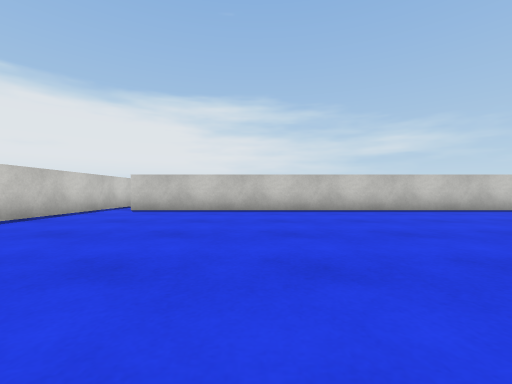
[1] (above)

23 first-person views from a walk through a Unity game level. The camera is 0.51 m above the floor, looks level and sees 90° across. The floor is counted in squares, 1 m on a side. Each view is taken from the middle of a square. On the plan, view 1 faces up. The plan holds only what a view shows up to about 9 squares ahead; the rest is blank. The place goes on beyond the plan. The player is left out. Surface patterns are stand-ins for the level's own textures.

[2]
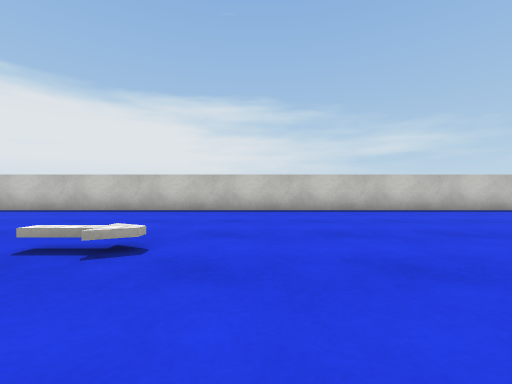

[3]
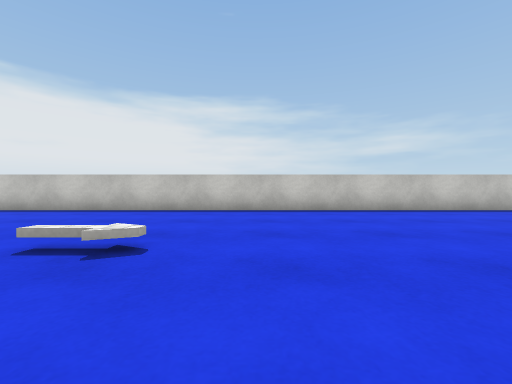

[4]
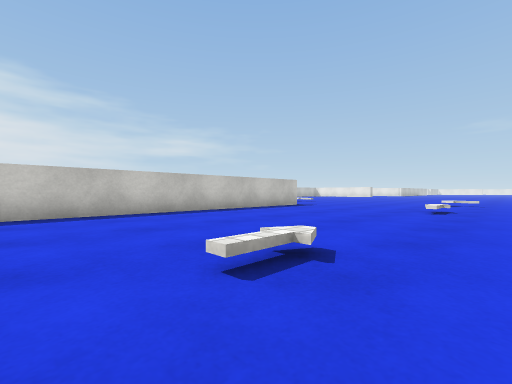

[5]
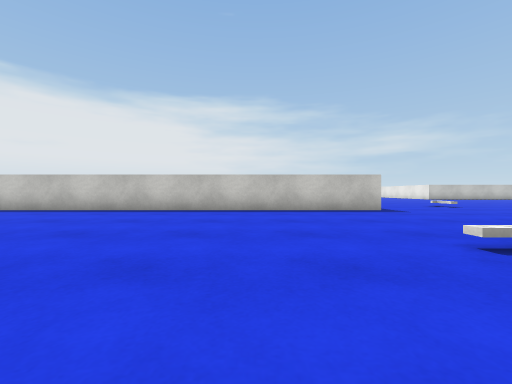

[6]
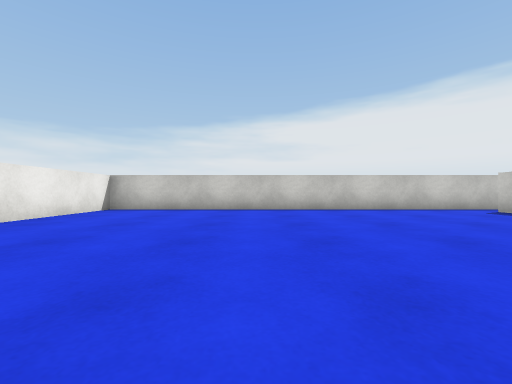

[7]
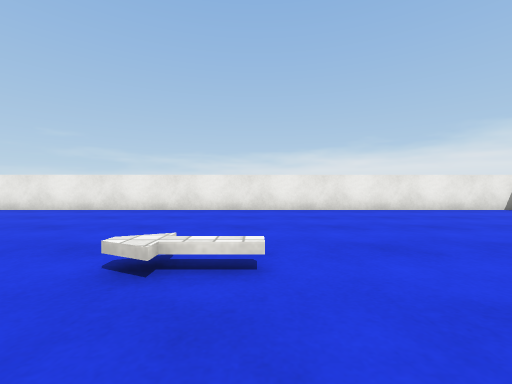

[8]
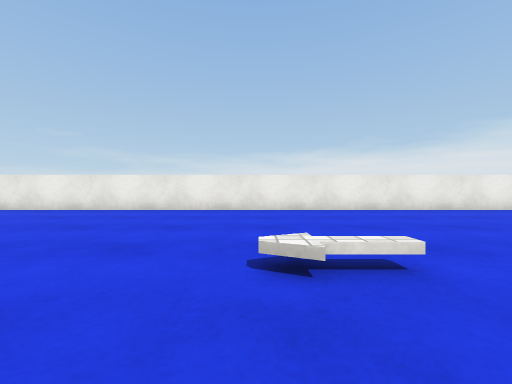

[9]
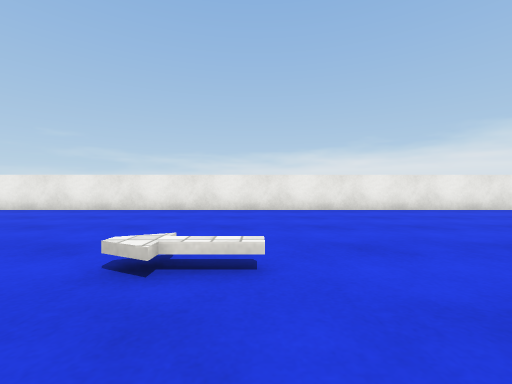

[10]
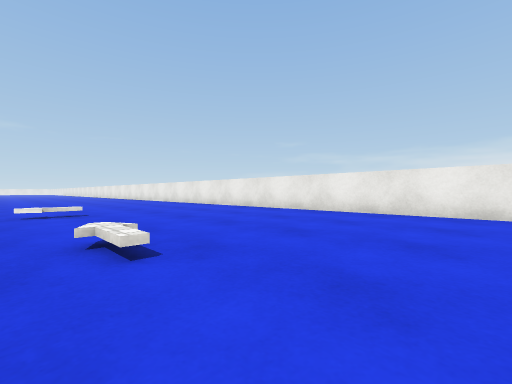

[11]
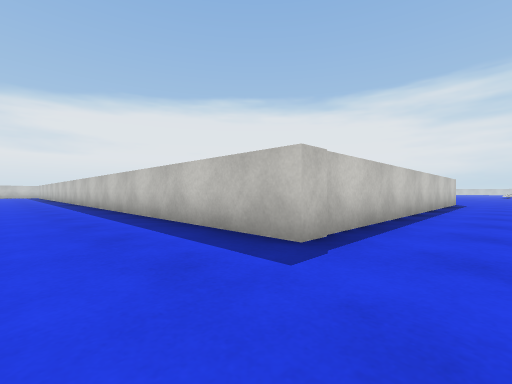

[12]
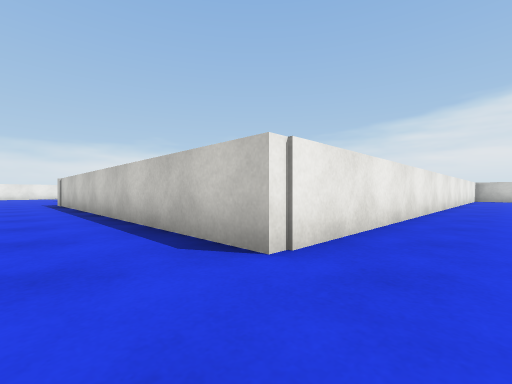

[13]
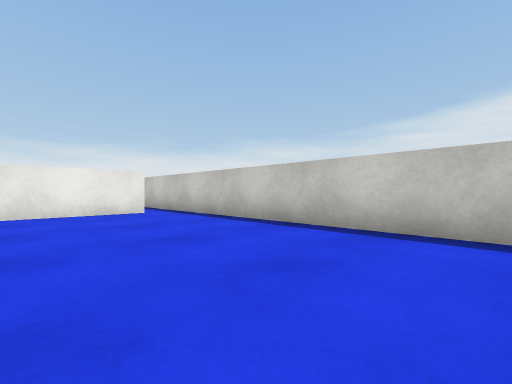

[14]
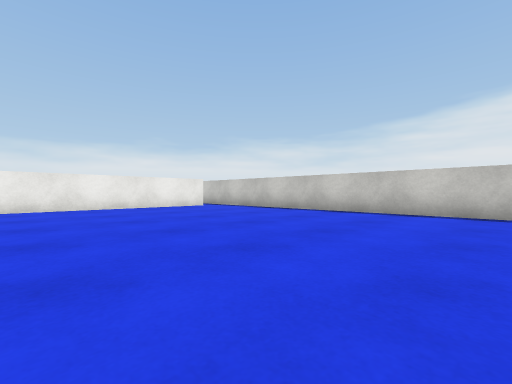

[15]
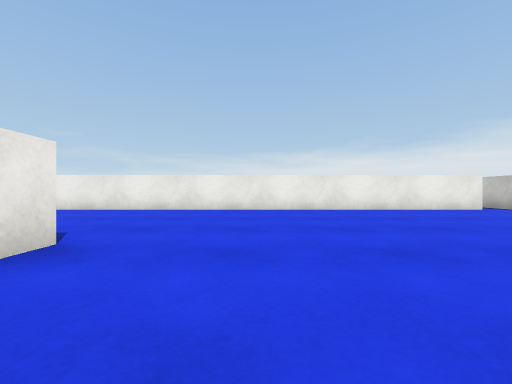

[16]
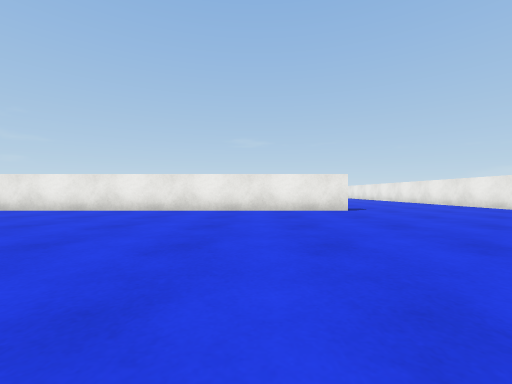

[17]
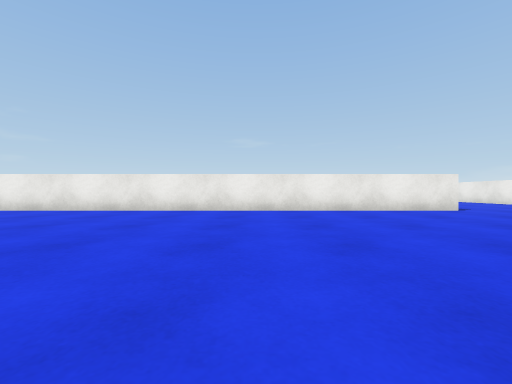

[18]
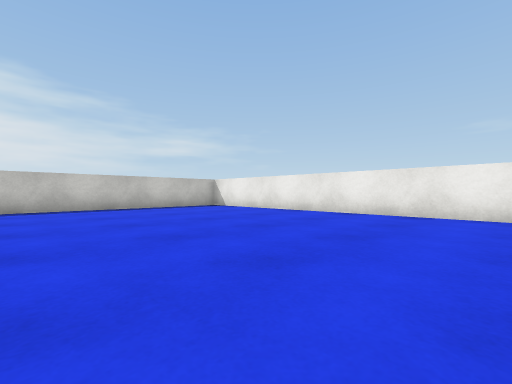

[19]
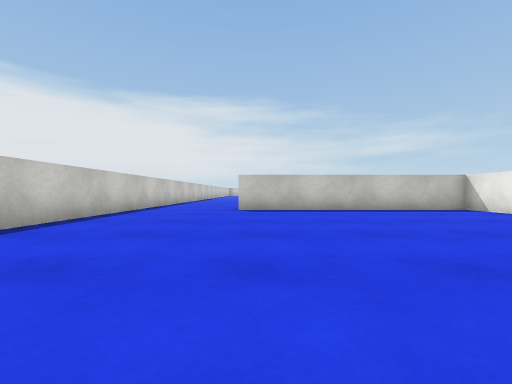

[20]
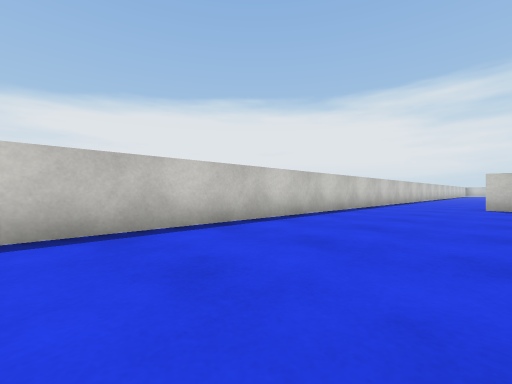

[21]
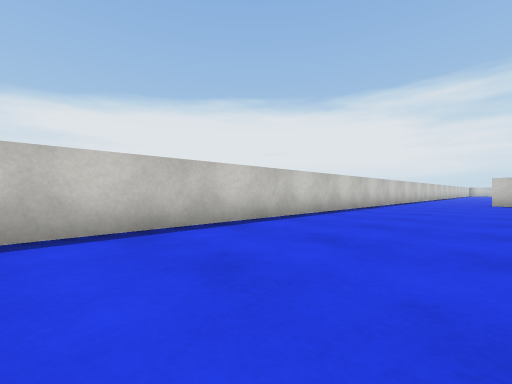

[22]
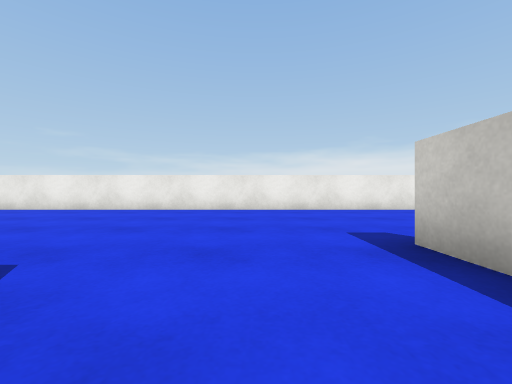

[23]
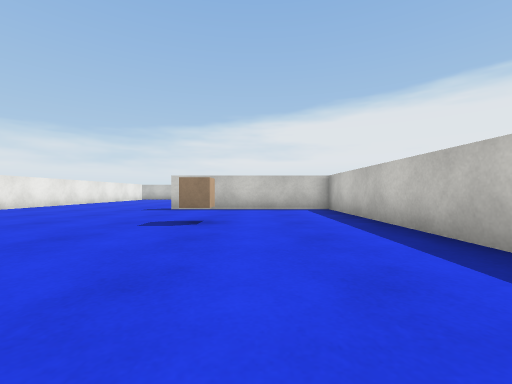

### Floor plan
Points are (right, up) in squares from view 1. A wall is a line through its corners. A room is listed if a view was taken in it or the views show most of it. See-through windows are left out.
Room 1 (views 1, 2, 3, 4, 5, 6, 7, 8, 9, 10, 11)
walls: (21.4, 7.1) (-3.5, 7.1); (-4.4, 8.4) (-4.4, -3.3) (23.5, -3.3)
ways out: opening at (22.5, 6.5) to room 2; opening at (-4, 8) to room 3
objects: other object (4, 2); other object (9, 2); other object (15, 2); other object (21, 2)
Room 2 (view 12)
walls: (11.6, 17.7) (21.4, 17.7) (21.4, 7.1); (-4.4, 30) (-4.4, 28.5)
ways out: opening at (22.5, 6.5) to room 1; opening at (-3, 28) to room 3
Room 3 (views 13, 14, 15, 16, 17, 18, 19, 20, 21, 22, 23)
walls: (5, 12.5) (5, 28.2) (-1.5, 28.2); (10.9, 17.2) (5.4, 17.2) (5.4, 12.5); (-3.6, 7.7) (14.4, 7.7); (-4.4, 28.5) (-4.4, 8.4)
ways out: opening at (-4, 8) to room 1; opening at (-3, 28) to room 2
objects: other object (9, 14)

Positions as (right, up) in squares from view 1, and headings:
1: (0, 0), facing up
2: (5, 0), facing up
3: (10, 0), facing up
4: (13, 1), facing up-right
5: (18, 0), facing up
6: (3, 1), facing left
7: (3, 4), facing down
8: (9, 4), facing down
9: (14, 4), facing down
10: (18, 3), facing down-right
11: (23, 5), facing up-left
12: (23, 19), facing down-left
13: (-1, 14), facing down-left
14: (2, 16), facing down-left
15: (3, 15), facing down
16: (-2, 15), facing right
17: (-2, 18), facing right
18: (-1, 20), facing up-right
19: (-1, 21), facing up
20: (-1, 19), facing up-left
21: (-1, 16), facing up-left
22: (7, 15), facing down
23: (13, 15), facing left
